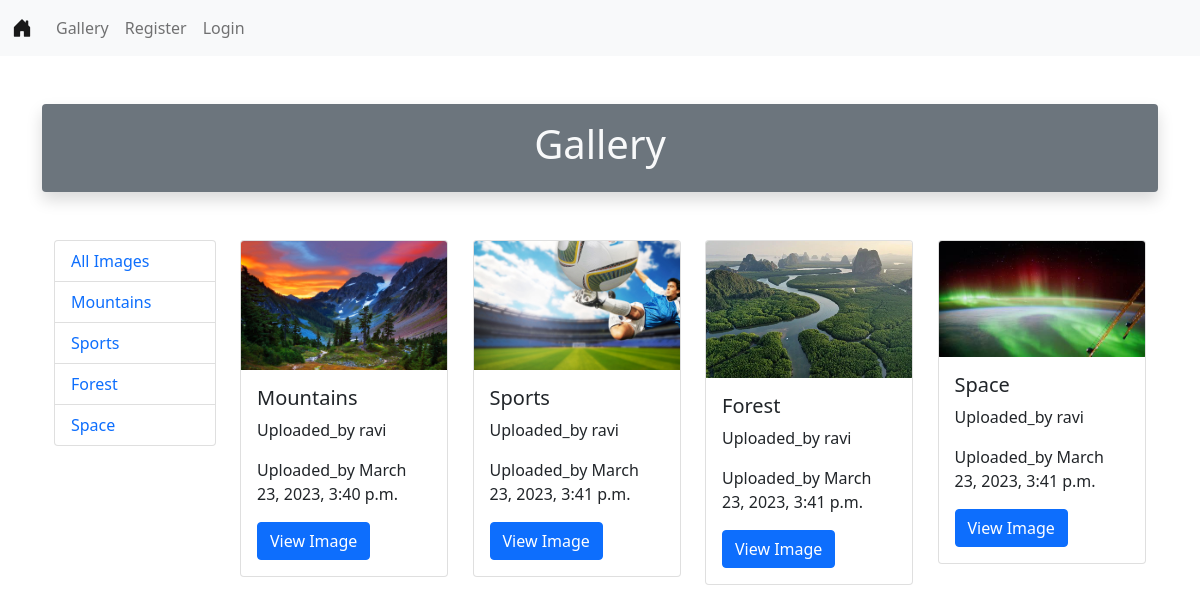
Page /gallery/ on the committed database.
### GalleryApp/models.py (models this page shows, shortened)
class CategoryModel(models.Model):
    title=models.CharField(max_length=100)

class ImageModel(models.Model):
    title=models.CharField(max_length=100)
    desc=models.TextField()
    uploaded_by=models.CharField(max_length=100)
    uploaded_at=models.DateTimeField(auto_now_add=True)
    cat=models.ForeignKey(CategoryModel,on_delete=models.CASCADE)
    image=models.ImageField(upload_to='Uploaded_Image/')

### GalleryApp/views.py (the view, shortened to what this page needs)
# urls.py: path('gallery/',views.gallery_view.as_view(),name='gallery'),
class gallery_view(View):
    def get(self,request):
        category=CategoryModel.objects.all()
        Images=ImageModel.objects.all()
        context={'category':category,'Images':Images}
        return render(request,'gallery.html',context)

### templates/gallery.html (shortened to what this page needs)
{% extends 'base.html' %}
{% load static %}
{% block body %}
<div class="container my-5 p-3 shadow rounded text-center text-light bg-secondary ">
    <h1 class="diaply-6">Gallery</h1>
</div>
<div class="container my-5">
    <div class="row">
        <div class="col-2">
            <ul class="list-group">
                <li class="list-group-item"><a href="{% url 'gallery' %}" class="text-decoration-none">All Images</a></li>
                {% for cat in category %}
                <li class="list-group-item"><a href="{% url 'cat' cat.id %}" class="text-decoration-none">{{cat.title}}</a></li>
                {% endfor %}
            </ul>
        </div>
        <div class="col-10">
            <div class="row">
                {% for img in Images %}
                <div class="col-3">
                    <div class="card" style="width: 13rem;">
                        <img id="image" src="{{img.image.url}}" class="card-img-top" alt="...">
                        <div class="card-body">
                          <h5 class="card-title">{{img.title}}</h5>
                          <p class="card-text">Uploaded_by {{img.uploaded_by}}</p>
                          <p class="card-text">Uploaded_by {{img.uploaded_at}}</p>
                          <a href="#" class="btn btn-primary">View Image</a>
                        </div>
                      </div>
                </div>
                {% endfor %}
            </div>
        </div>
    </div>
</div>
{% endblock body %}

### templates/base.html (shortened to what this page needs)
<!DOCTYPE html>
<html lang="en">
<head>
    <link href="https://cdn.jsdelivr.net/npm/bootstrap@5.0.2/dist/css/bootstrap.min.css" rel="stylesheet">
    <link rel="stylesheet" href="https://cdn.jsdelivr.net/npm/bootstrap-icons@1.10.3/font/bootstrap-icons.css">
</head>
<body>
    <nav class="navbar navbar-expand-lg navbar-light bg-light">
        <div class="container-fluid">
          <a class="navbar-brand" href="{% url 'home' %}"><i class="bi bi-house-door-fill"></i></a>
          <div class="collapse navbar-collapse" id="navbarNav">
            <ul class="navbar-nav">
              <li class="nav-item">
                <a class="nav-link " aria-current="page" href="{% url 'gallery' %}">Gallery</a>
              </li>
              {% if request.user.is_authenticated %}
              <li class="nav-item">
                <a class="nav-link" href="{% url 'addimage' %}">Add Image</a>
              </li>
              <li class="nav-item">
                <a class="nav-link" href="{% url 'myupload' %}">My Uploads</a>
              </li>
              <li class="nav-item">
                <a class="nav-link" href="{% url 'signout' %}">Logout</a>
              </li>
              {% else %}
              <li class="nav-item">
                <a class="nav-link" href="{% url 'register' %}">Register</a>
              </li>
              <li class="nav-item">
                <a class="nav-link" href="{% url 'home' %}">Login</a>
              </li>
              {% endif %}
            </ul>
          </div>
        </div>
      </nav>
    <div class="container my-5">
        {% block body %}
        {% endblock body %}
    </div>
</body>
</html>

### rows in the picture
CategoryModel: title "Mountains"
CategoryModel: title "Sports"
CategoryModel: title "Forest"
CategoryModel: title "Space"
ImageModel: image (picture), title "Mountains", uploaded_by "ravi", uploaded_at "March 23, 2023, 3:40 p.m."
ImageModel: image (picture), title "Sports", uploaded_by "ravi", uploaded_at "March 23, 2023, 3:41 p.m."
ImageModel: image (picture), title "Forest", uploaded_by "ravi", uploaded_at "March 23, 2023, 3:41 p.m."
ImageModel: image (picture), title "Space", uploaded_by "ravi", uploaded_at "March 23, 2023, 3:41 p.m."
